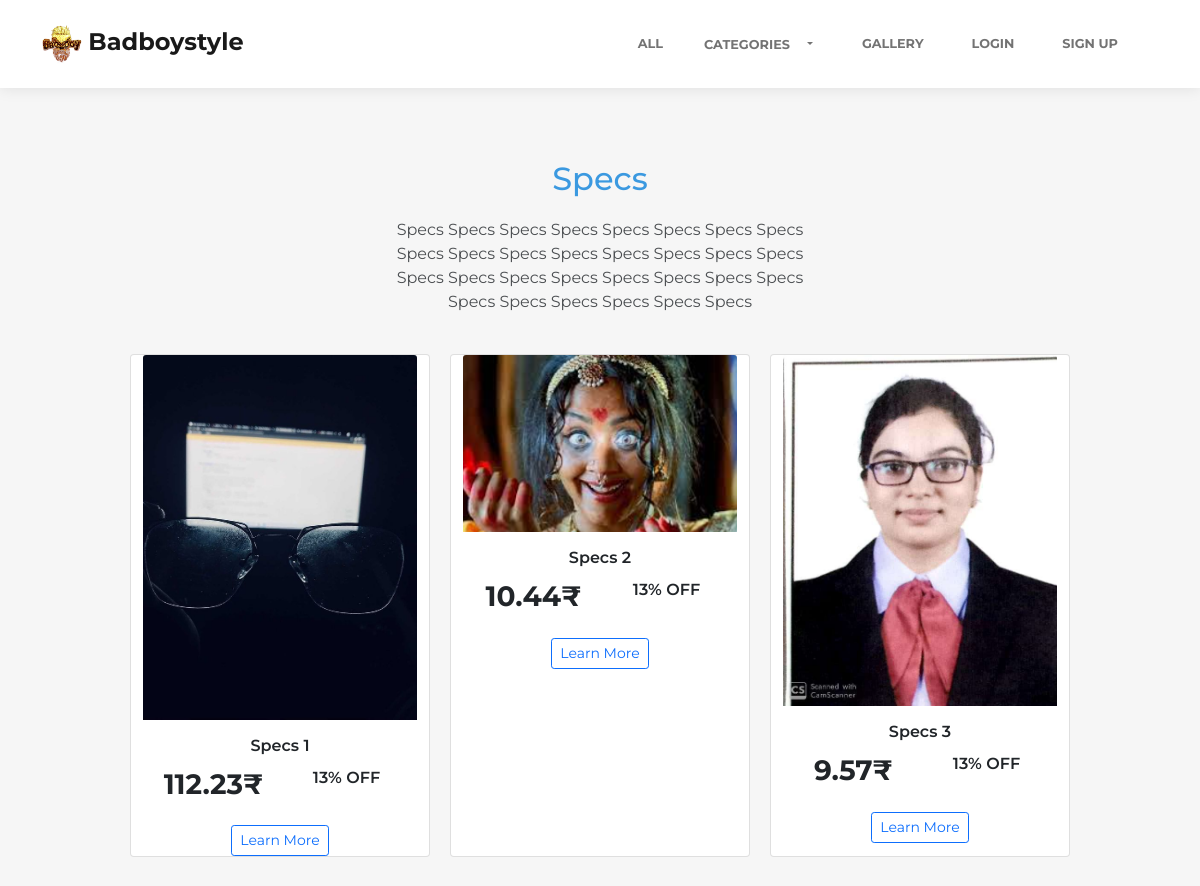
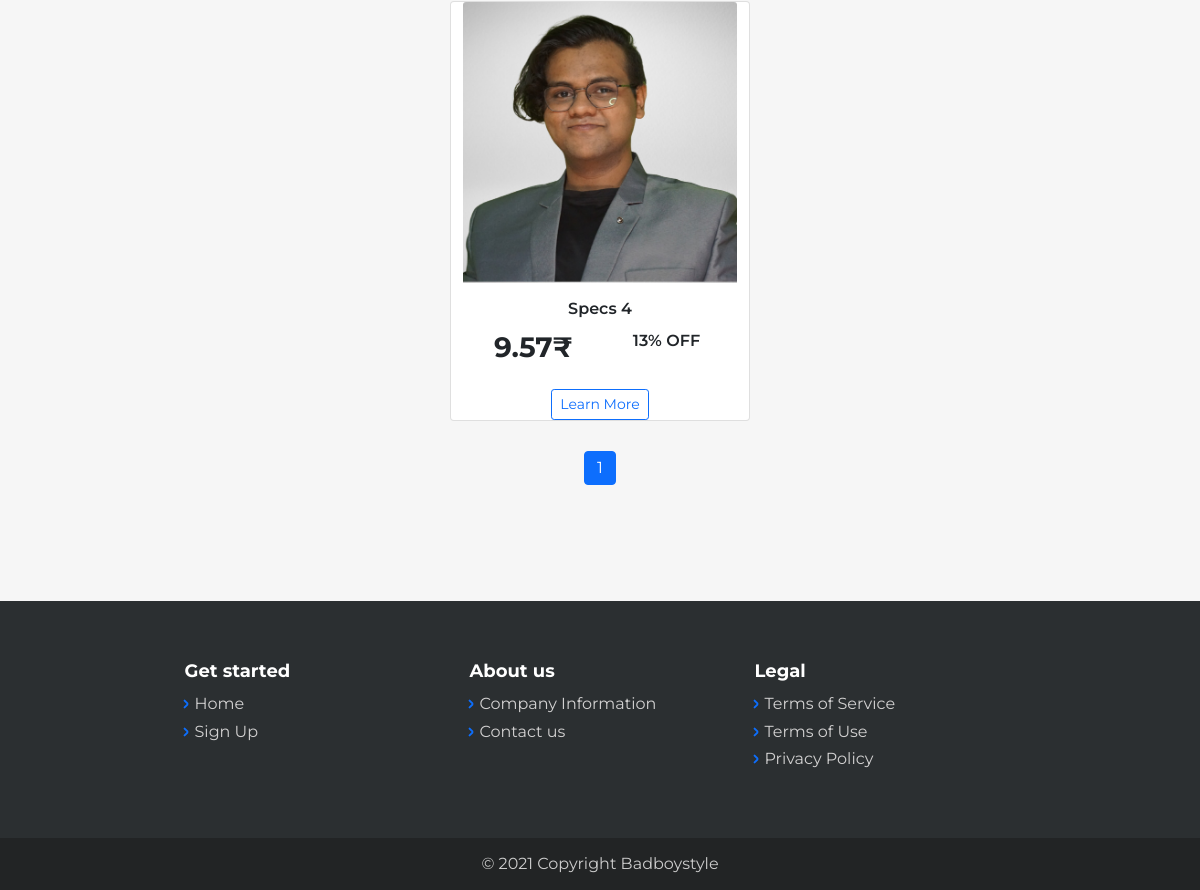
The page /category/Specs on the database as committed earlier (2 pictures, top to bottom).
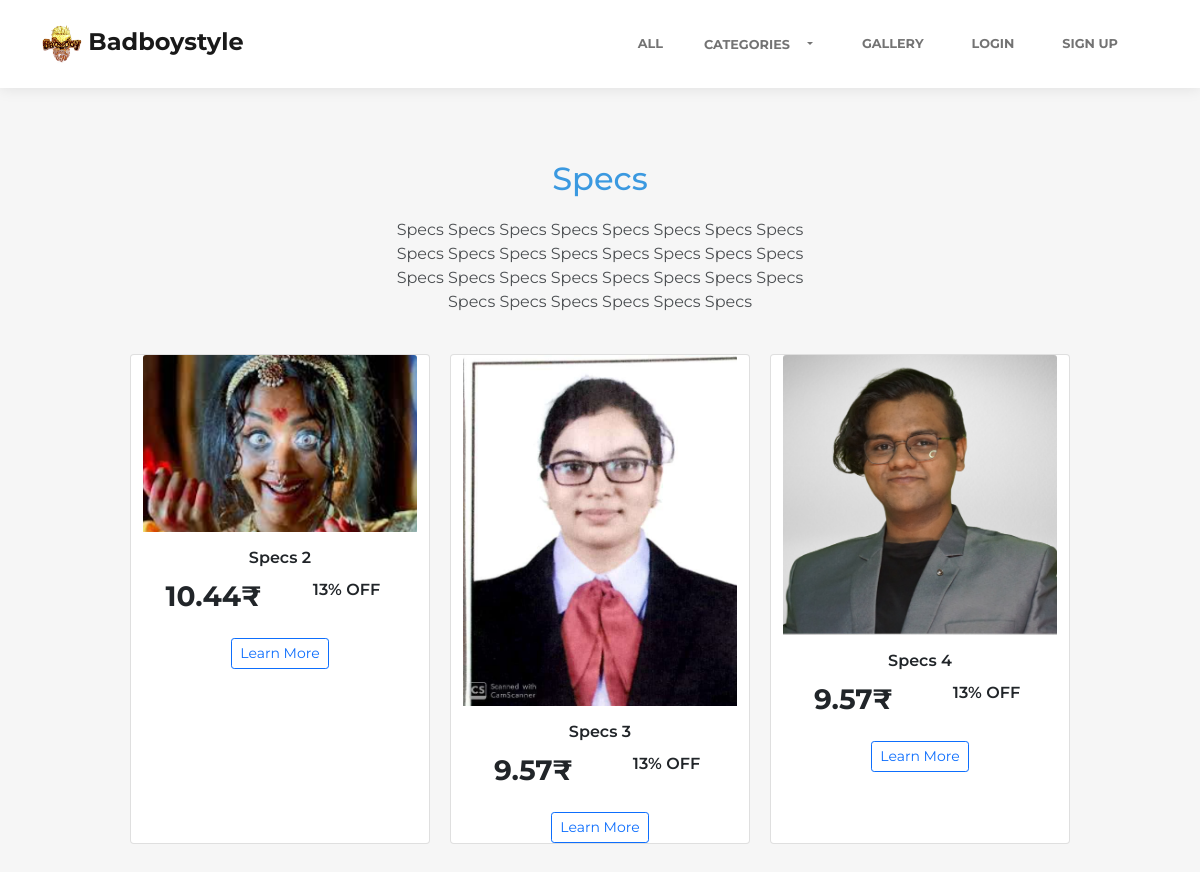
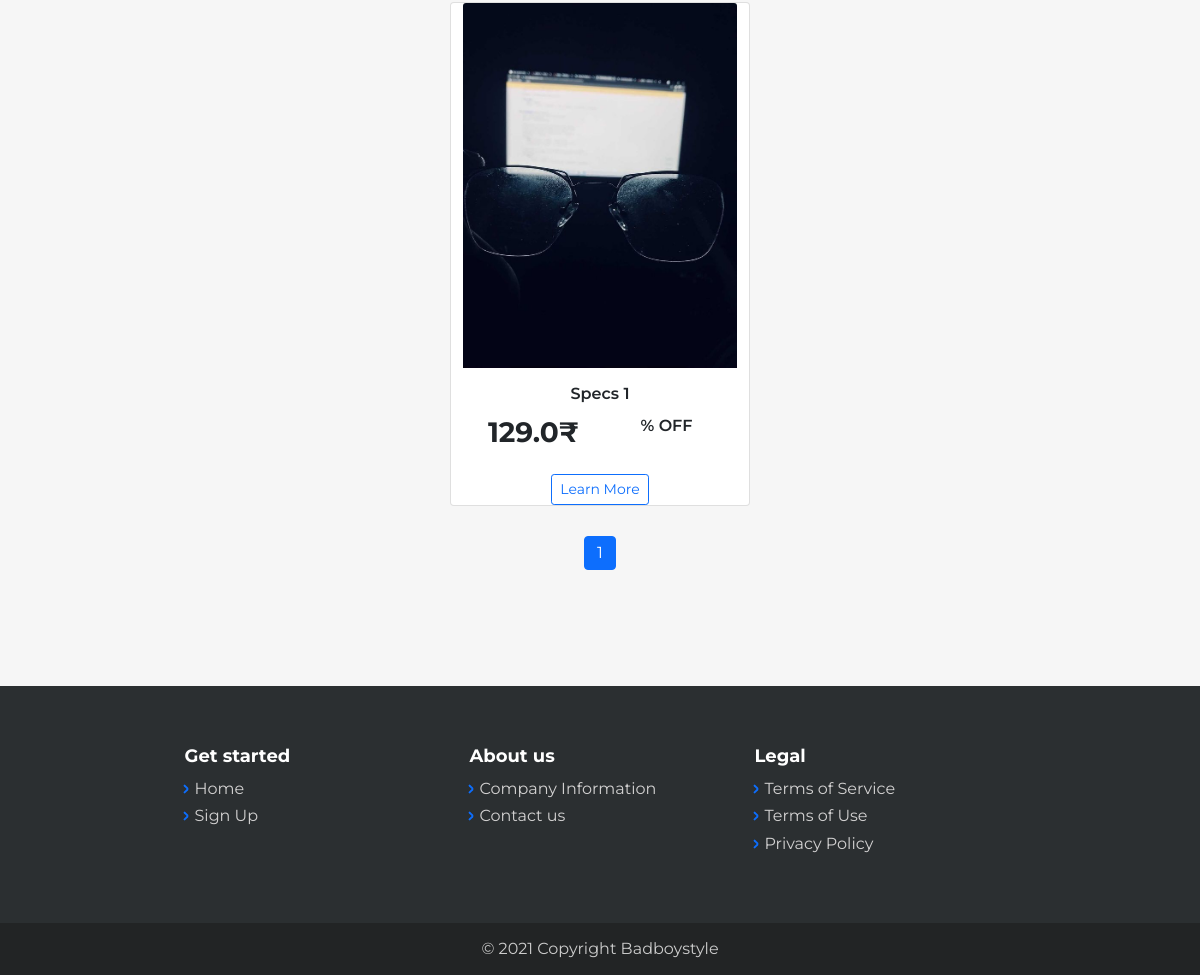
The same page on the database as committed later (2 pictures, top to bottom).
### product/models.py (models this page shows, shortened)
class Type(models.Model):
    name = models.CharField(max_length = 100, blank=True, unique=True)
    description = models.TextField()
    image = models.ImageField(upload_to = 'types/')
    created = models.DateTimeField(auto_now_add = True)
    edited = models.DateTimeField(auto_now = True)
    def __str__(self):
        return self.name

class Product(models.Model):
    name = models.CharField(max_length=1000, unique=True)
    type = models.ForeignKey(Type, on_delete=models.CASCADE, related_name="type_of_product")
    sizes_available = models.ManyToManyField(Size, related_name="size_available_of_product")
    colors_available = models.ManyToManyField(Color, related_name="colors_available_of_product")
    image = models.ImageField(upload_to='products/%Y/%m/%d/')
    image2 = models.ImageField(upload_to='products/%Y/%m/%d/', blank = True, null = True)
    image3 = models.ImageField(upload_to='products/%Y/%m/%d/', blank = True, null = True)
    description = models.TextField()
    detail = models.TextField()
    specification = models.ForeignKey(Specification, on_delete=models.CASCADE, related_name="specification_of_product", blank=True, null=True)
    offer = models.ForeignKey(Offer, on_delete=models.CASCADE, related_name="offer_of_product", blank=True, null=True)
    stock = models.PositiveBigIntegerField(default=1)
    created = models.DateTimeField(auto_now_add = True)
    edited = models.DateTimeField(auto_now = True)
    price = models.FloatField(default=0)
    generated_product_id = models.CharField(max_length=100,  default=uuid.uuid4, unique=True)
    class Meta:
        ordering = ['edited']

### offer/models.py (models this page shows, shortened)
class Offer(models.Model):
    name = models.CharField(max_length=500)
    details = models.TextField(blank=True)
    discount = models.PositiveIntegerField(default=10, validators=[MinValueValidator(1), MaxValueValidator(100)])

### home/views.py (the view)
# urls.py: path('category/<str:category>', views.category, name = 'category'),
def category(request, category):
    categorie = get_object_or_404(Type, name = category)
    products = Product.objects.filter(type = categorie.id)
    paginator = Paginator(products, 9)
    try:
        page = int(request.GET.get('page', '1'))
    except:
        page = 1
    try:
        products = paginator.page(page)
    except(EmptyPage, InvalidPage):
        products = paginator.page(paginator.num_pages)
    context = {
        'category': categorie,
        'products': products,
    }
    return render(request, 'home/category.html', context)

### home/context_processors.py (called while the page is built)
def get_categories(request):
    categories = Type.objects.all()
    return {
        'categories': categories,
    }

def get_offers(request):
    offers = Offer.objects.all()
    return {
        'offers': offers,
    }

def get_cart_items(request):
    number_of_items_in_cart = len(Item.objects.all())
    return {
        'number_of_items_in_cart':number_of_items_in_cart,
    }

### home/templates/home/category.html (shortened to what this page needs)
{% extends 'home/layout.html' %}
{% load static %}
{% load mathfilters %}
{% block body %}
<main class="page service-page">
    <section class="clean-block clean-services dark">
        <div class="container">
            <div class="block-heading">
                <h2 class="text-info">{{ category.name }}</h2>
                <p>{{ category.description }}</p>
            </div>
            <div class="row card-columns d-flex justify-content-center">
                {% for product in products %}
                    <div class="card" style="width:300px;">
                        <img class="card-img-top d-block" src="{{ product.image.url }}">
                        <div class="card-body">
                            <h4 class="card-title">{{ product.name }}</h4>
                            <div class="row">
                                <div class="col-lg-6 col-sm-12">
                                    {% if product.offer %}
                                    {% with discounted_value=product.price|mul:product.offer.discount|div:100 %}
                                        <h3 class="font-weight-bold">{{ product.price|sub:discounted_value }}₹</h3>
                                    {% endwith %}
                                    {% else %}
                                    <h3 class="font-weight-bold">{{ product.price }}₹</h3>
                                    {% endif %}
                                </div>
                                <div class="col-lg-6 col-sm-12">
                                    <h4>{{ product.offer.discount }}% OFF</h4>
                                </div>
                            </div>
                        </div>
                        <div><a class="btn btn-outline-primary btn-sm" role="button" href="{% url 'product:index' product.name %}">Learn More</a></div>
                    </div>
                {% endfor %}
            </div>
            <nav class="d-flex justify-content-center">
                <div class="pagination">
                    <ul class="pagination">
                        {% for pg in products.paginator.page_range %}
                            {% if products.number == pg %}
                                <li class="page-item active"><a class="page-link" href="?page={{ pg }}">{{ pg }}</a></li>
                            {% else %}
                                <li class="page-item"><a class="page-link" href="?page={{ pg }}">{{ pg }}</a></li>
                            {% endif %}
                        {% endfor %}
                    </ul>
                </div>
            </nav>
        </div>
    </section>
</main>
{% endblock %}

### home/templates/home/layout.html (shortened to what this page needs)
{% load static %}
<!DOCTYPE html>
<html lang="en">
<head>
    <link href="https://cdn.jsdelivr.net/npm/bootstrap@5.1.0/dist/css/bootstrap.min.css" rel="stylesheet">
    <link rel="stylesheet" href="https://stackpath.bootstrapcdn.com/bootstrap/4.1.3/css/bootstrap.min.css">
    <link rel="stylesheet" href="{% static 'assets/bootstrap/css/bootstrap.min.css' %}">
    <link rel="stylesheet" href="{% static 'assets/fonts/simple-line-icons.min.css' %}">
    <link rel="stylesheet" href="https://cdnjs.cloudflare.com/ajax/libs/baguettebox.js/1.10.0/baguetteBox.min.css">
    <link rel="stylesheet" href="{% static 'assets/css/vanilla-zoom.min.css' %}">
    <link rel="stylesheet" href="{% static 'assets/css/my_css.css' %}">
    <nav class="navbar navbar-light navbar-expand-lg fixed-top bg-white clean-navbar">
        <div class="container">
            <a class="navbar-brand logo" href="{% url 'home:index' %}">
                <img src="{% static 'assets/img/logo.png' %}" alt="" height="40" width="40">
                <strong>Badboystyle</strong>
            </a>
                <div class="collapse navbar-collapse" id="navbar-list-4">
                <ul class="navbar-nav ms-auto">
                    <li class="nav-item"><a class="nav-link" href="{% url 'home:all' %}" style="color: rgba(0, 0, 0, 0.55);border-color: rgba(0, 0, 0, 0.55);border-top-color: rgba(0,;border-right-color: 0,;border-bottom-color: 0,;border-left-color: 0.55);font-weight: bold;">All</a></li>
                    <li class="nav-item">
                        <div class="btn-group">
                            <a href="{% url 'home:categories' %}" class="btn pl-0 nav-link" style="color: rgba(0, 0, 0, 0.55);font-weight: bold;">Categories</a>
                            <button type="button" style="color: rgba(0, 0, 0, 0.55);font-weight: bold;" class="btn dropdown-toggle dropdown-toggle-split nav-link" data-toggle="dropdown" aria-haspopup="true" aria-expanded="false">
                            </button>
                          </div>
                    </li>
                    <li class="nav-item"><a class="nav-link" href="{% url 'home:gallery' %}" style="color: rgba(0, 0, 0, 0.55);font-weight: bold;">Gallery</a></li>
                    {% if user.is_authenticated %}
                    <li class="nav-item">
                        <a class="nav-link active" href="{% url 'cart:index' %}" style="color: rgba(0, 0, 0, 0.55);font-weight: bold;">Cart
                            {% if number_of_items_in_cart != 0 %}
                            <span class="badge badge-info">{{ number_of_items_in_cart }}</span>
                            {% endif %}
                        </a>
                    </li>
                        <li class="nav-item">
                                <ul class="navbar-nav">
                                    <li class="nav-item dropdown">
                                    <a class="nav-link dropdown-toggle mb-1 py-0 pl-0" href="#" id="navbarDropdownMenuLink" role="button" data-toggle="dropdown" aria-haspopup="true" aria-expanded="false">
                                        {% if user.profile.image.url %}
                                        <img src="{{ user.profile.image.url }}" width="30" height="30" class="rounded-circle">
                                        {% else %}
                                        <img src="{% static 'assets/img/default_user_profile_image.jpg' %}" class="rounded-circle z-depth-0">
                                        {% endif %}
                                    </a>
                                    <div class="dropdown-menu" aria-labelledby="navbarDropdownMenuLink">
                                      <a class="dropdown-item" href="{% url 'users:index' %}">Profile</a>
                                      <a class="dropdown-item" href="{% url 'order:history' %}">Orders</a>
                                      <a class="dropdown-item" href="{% url 'home:logout' %}">Log Out</a>
                                    </div>
                                  </li>
                                </ul>
                            <!-- <ul class="navbar-nav ml-auto nav-flex-icons">
                                <li class="nav-item avatar dropdown">
                                  <a class="nav-link dropdown-toggle" id="navbarDropdownMenuLink-5" data-toggle="dropdown" aria-haspopup="true"
                                    aria-expanded="false">
                                    {% if user.userprofile.profile_picture.url %}
                                    <img src="{{ user.userprofile.profile_picture.url }}" class="rounded-circle z-depth-0">
                                    {% else %}
                                    <img src="{% static 'assets/img/default_user_profile_image.jpg' %}" class="rounded-circle z-depth-0">
                                    {% endif %}
                                  </a>
                                  <div class="dropdown-menu dropdown-menu-right dropdown-secondary" aria-labelledby="navbarDropdownMenuLink-5">
                                    <a class="dropdown-item" href="#">Action</a>
                                    <a class="dropdown-item" href="#">Another action</a>
                                    <a class="dropdown-item" href="#">Something else here</a>
                                  </div>
                                </li>
                            </ul> -->
                        </li>
                    {% else %}
                    <li class="nav-item"><a class="nav-link" href="{% url 'home:login' %}" style="font-weight: bold;">Login</a></li>
                    <li class="nav-item"><a class="nav-link" href="{% url 'home:signup' %}" style="font-weight: bold;">Sign Up</a></li>
                    {% endif %}
                </ul>
            </div>
        </div>
    </nav>
</head>
<body>
    {% block body %}
    {% endblock %}
    <footer class="page-footer dark">
        <div class="container">
            <div class="row row-cols-3 text-center d-flex float-none justify-content-center">
                <div class="col-sm-3">
                    <h5 class="text-start">Get started</h5>
                    <ul>
                        <li class="text-start"><a href="{% url 'home:index' %}">Home</a></li>
                        <li class="text-start"><a href="{% url 'home:signup' %}">Sign Up</a></li>
                    </ul>
                </div>
                <div class="col-sm-3">
                    <h5 class="text-start">About us</h5>
                    <ul>
                        <li class="text-start"><a class="text-start" href="{% url 'home:companyinformation' %}">Company Information</a></li>
                        <li class="text-start"><a href="{% url 'home:contactus' %}">Contact us</a></li>
                    </ul>
                </div>
                <div class="col-sm-3">
                    <h5 class="text-start">Legal</h5>
                    <ul>
                        <li class="text-start"><a href="#">Terms of Service</a></li>
                        <li class="text-start"><a href="#">Terms of Use</a></li>
                        <li class="text-start"><a href="#">Privacy Policy</a></li>
                    </ul>
                </div>
            </div>
        </div>
        <div class="footer-copyright">
            <p>© 2021 Copyright Badboystyle</p>
        </div>
    </footer>
</body>
</html>

Rows that differ between the two databases and show on the page:
changed Product "Specs 1": offer_id 2 → empty (drawn); price (not shown) → "129.0"; price|sub "112.23" → (not shown); offer.discount "13" → (not shown); moves down the list
